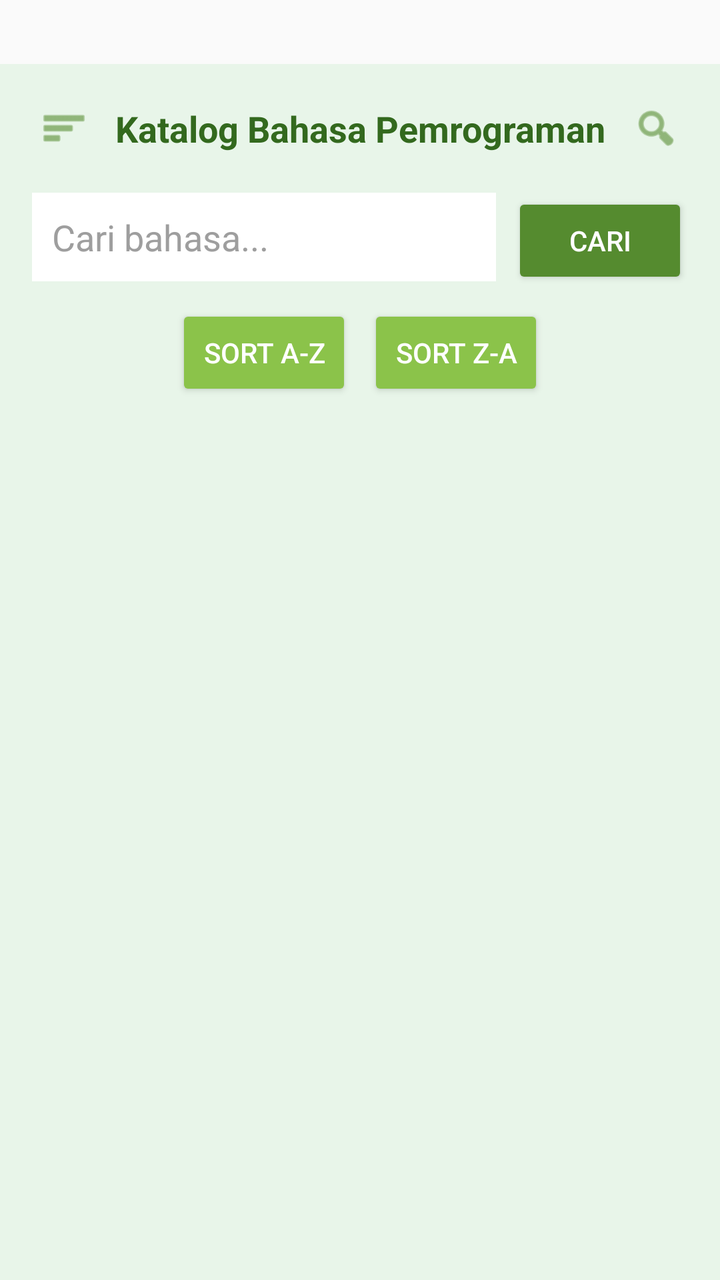
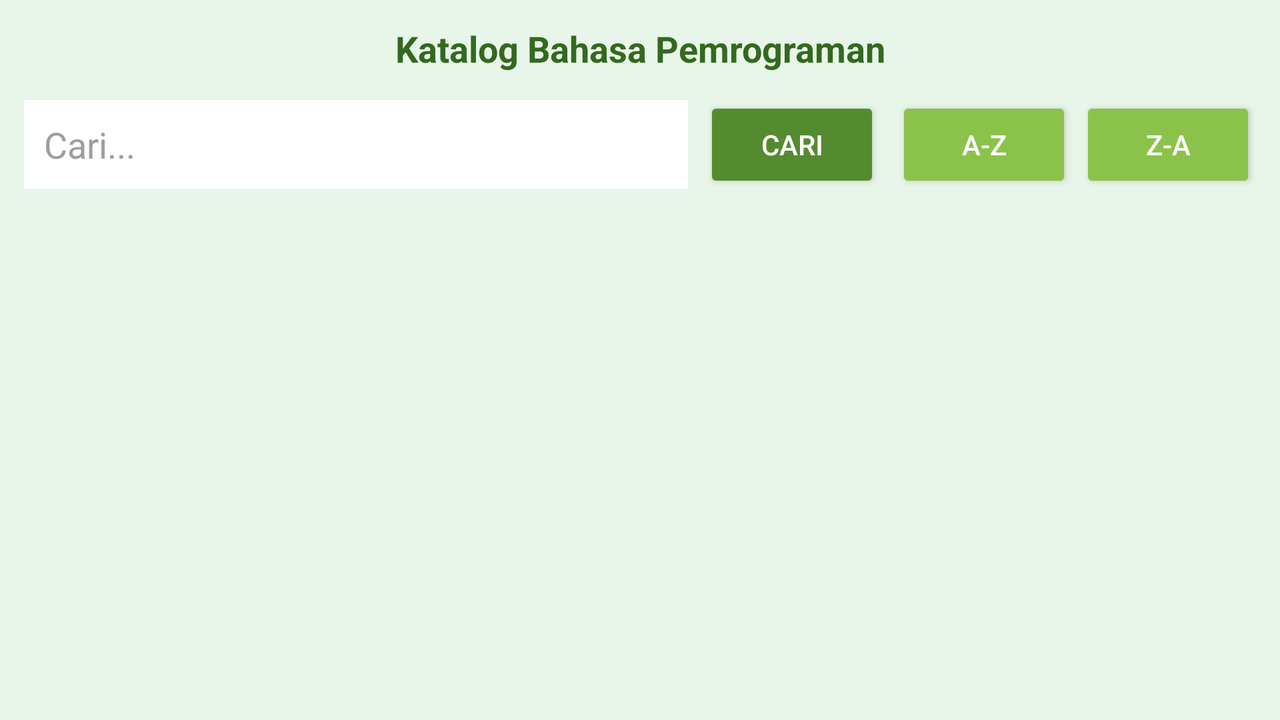

Two renders of one Android screen. The first uses the default layout on a phone; the second uses the alternative layout the repository ships for a different screen configuration, on a matching device. The two XML files are below.
<!-- AndroidManifest.xml: activity theme Theme.KatalogBahasa -->
<!-- res/layout/activity_main.xml -->
<?xml version="1.0" encoding="utf-8"?>
<LinearLayout xmlns:android="http://schemas.android.com/apk/res/android"
    xmlns:app="http://schemas.android.com/apk/res-auto"
    xmlns:tools="http://schemas.android.com/tools"
    android:layout_width="match_parent"
    android:layout_height="match_parent"
    android:background="#E8F5E9"
    android:orientation="vertical"
    android:layout_marginTop="32dp"
    tools:context=".MainActivity">

    <LinearLayout
        android:layout_width="match_parent"
        android:layout_height="wrap_content"
        android:orientation="horizontal"
        android:padding="20dp"
        android:gravity="center_vertical">

        <ImageView
            android:layout_width="24dp"
            android:layout_height="24dp"
            android:src="@android:drawable/ic_menu_sort_by_size"
            app:tint="#558B2F"/>

        <TextView
            android:layout_width="0dp"
            android:layout_height="wrap_content"
            android:layout_weight="1"
            android:text="Katalog Bahasa Pemrograman"
            android:gravity="center"
            android:textColor="#33691E"
            android:textSize="18sp"
            android:textStyle="bold" />
        <ImageView
            android:layout_width="24dp"
            android:layout_height="24dp"
            android:src="@android:drawable/ic_menu_search"
            app:tint="#558B2F"/>
    </LinearLayout>

    <LinearLayout
        android:layout_width="match_parent"
        android:layout_height="wrap_content"
        android:orientation="horizontal"
        android:paddingStart="16dp"
        android:paddingEnd="16dp"
        android:paddingBottom="8dp">

        <EditText
            android:id="@+id/et_search"
            android:layout_width="0dp"
            android:layout_height="wrap_content"
            android:layout_weight="1"
            android:hint="Cari bahasa..."
            android:background="#FFFFFF"
            android:padding="10dp"
            android:textColor="#33691E"
            android:textColorHint="#9E9E9E"/>

        <Button
            android:id="@+id/btn_search"
            android:layout_width="wrap_content"
            android:layout_height="wrap_content"
            android:layout_marginStart="8dp"
            android:backgroundTint="#558B2F"
            android:textColor="#FFFFFF"
            android:text="Cari" />
    </LinearLayout>

    <LinearLayout
        android:layout_width="match_parent"
        android:layout_height="wrap_content"
        android:orientation="horizontal"
        android:paddingStart="16dp"
        android:paddingEnd="16dp"
        android:paddingBottom="12dp"
        android:gravity="center">

        <Button
            android:id="@+id/btn_sort_az"
            android:layout_width="wrap_content"
            android:layout_height="wrap_content"
            android:text="Sort A-Z"
            android:backgroundTint="#8BC34A"
            android:textColor="#FFFFFF"/>

        <Button
            android:id="@+id/btn_sort_za"
            android:layout_width="wrap_content"
            android:layout_height="wrap_content"
            android:layout_marginStart="8dp"
            android:text="Sort Z-A"
            android:backgroundTint="#8BC34A"
            android:textColor="#FFFFFF"/>
    </LinearLayout>

    <androidx.recyclerview.widget.RecyclerView
        android:id="@+id/rv_catalog"
        android:layout_width="match_parent"
        android:layout_height="0dp"
        android:layout_weight="1"
        android:paddingStart="12dp"
        android:paddingEnd="12dp"
        android:clipToPadding="false"
        tools:listitem="@layout/item_katalog" />

</LinearLayout>
<!-- resources referenced by this layout -->
<resources>
  <style name="Theme.KatalogBahasa" parent="Theme.AppCompat.Light.NoActionBar" />
</resources>
<!-- res/layout-land/activity_main.xml (the repository's variant of the layout above) -->
<!-- drawn on the phone turned sideways -->
<?xml version="1.0" encoding="utf-8"?>
<LinearLayout xmlns:android="http://schemas.android.com/apk/res/android"
    xmlns:app="http://schemas.android.com/apk/res-auto"
    xmlns:tools="http://schemas.android.com/tools"
    android:layout_width="match_parent"
    android:layout_height="match_parent"
    android:background="#E8F5E9"
    android:orientation="vertical"
    tools:context=".MainActivity">

    <LinearLayout
        android:layout_width="match_parent"
        android:layout_height="wrap_content"
        android:orientation="horizontal"
        android:padding="12dp"
        android:gravity="center_vertical">

        <TextView
            android:layout_width="0dp"
            android:layout_height="wrap_content"
            android:layout_weight="1"
            android:text="Katalog Bahasa Pemrograman"
            android:gravity="center"
            android:textColor="#33691E"
            android:textSize="18sp"
            android:textStyle="bold" />
    </LinearLayout>

    <LinearLayout
        android:layout_width="match_parent"
        android:layout_height="wrap_content"
        android:orientation="horizontal"
        android:paddingHorizontal="12dp"
        android:paddingBottom="8dp"
        android:gravity="center_vertical">

        <EditText
            android:id="@+id/et_search"
            android:layout_width="0dp"
            android:layout_height="wrap_content"
            android:layout_weight="1"
            android:hint="Cari..."
            android:background="#FFFFFF"
            android:padding="10dp"
            android:textColor="#33691E"
            android:textColorHint="#9E9E9E"/>

        <Button
            android:id="@+id/btn_search"
            android:layout_width="wrap_content"
            android:layout_height="wrap_content"
            android:layout_marginStart="8dp"
            android:backgroundTint="#558B2F"
            android:textColor="#FFFFFF"
            android:text="Cari" />

        <Button
            android:id="@+id/btn_sort_az"
            android:layout_width="wrap_content"
            android:layout_height="wrap_content"
            android:layout_marginStart="8dp"
            android:text="A-Z"
            android:backgroundTint="#8BC34A"
            android:textColor="#FFFFFF"/>

        <Button
            android:id="@+id/btn_sort_za"
            android:layout_width="wrap_content"
            android:layout_height="wrap_content"
            android:layout_marginStart="4dp"
            android:text="Z-A"
            android:backgroundTint="#8BC34A"
            android:textColor="#FFFFFF"/>
    </LinearLayout>

    <androidx.recyclerview.widget.RecyclerView
        android:id="@+id/rv_catalog"
        android:layout_width="match_parent"
        android:layout_height="0dp"
        android:layout_weight="1"
        android:paddingHorizontal="12dp"
        android:clipToPadding="false"
        app:layoutManager="androidx.recyclerview.widget.GridLayoutManager"
        app:spanCount="2"
        tools:listitem="@layout/item_katalog" />


</LinearLayout>
